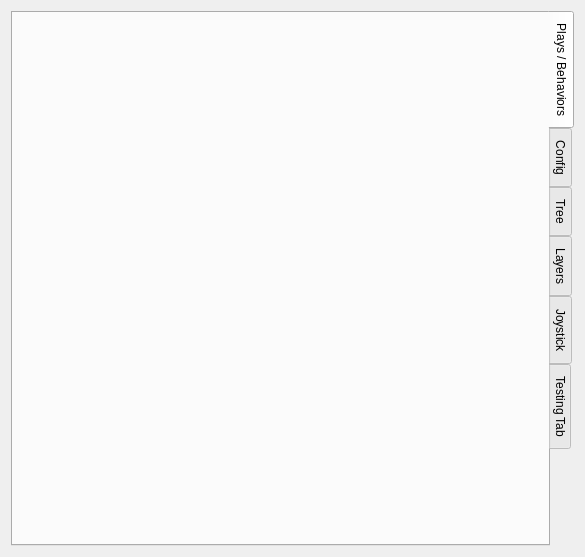
<?xml version="1.0" encoding="UTF-8"?>
<ui version="4.0">
 <class>Form</class>
 <widget class="QWidget" name="Form">
  <property name="geometry">
   <rect>
    <x>0</x>
    <y>0</y>
    <width>585</width>
    <height>557</height>
   </rect>
  </property>
  <property name="windowTitle">
   <string>Form</string>
  </property>
  <layout class="QHBoxLayout" name="horizontalLayout">
   <item>
    <widget class="QTabWidget" name="tabWidget">
     <property name="sizePolicy">
      <sizepolicy hsizetype="Minimum" vsizetype="Expanding">
       <horstretch>0</horstretch>
       <verstretch>0</verstretch>
      </sizepolicy>
     </property>
     <property name="minimumSize">
      <size>
       <width>400</width>
       <height>0</height>
      </size>
     </property>
     <property name="tabPosition">
      <enum>QTabWidget::East</enum>
     </property>
     <property name="currentIndex">
      <number>0</number>
     </property>
     <widget class="QWidget" name="playsBehaviorsTab">
      <property name="sizePolicy">
       <sizepolicy hsizetype="Expanding" vsizetype="Expanding">
        <horstretch>0</horstretch>
        <verstretch>0</verstretch>
       </sizepolicy>
      </property>
      <attribute name="title">
       <string>Plays / Behaviors</string>
      </attribute>
     </widget>
     <widget class="QWidget" name="configTab">
      <property name="sizePolicy">
       <sizepolicy hsizetype="Expanding" vsizetype="Expanding">
        <horstretch>0</horstretch>
        <verstretch>0</verstretch>
       </sizepolicy>
      </property>
      <attribute name="title">
       <string>Config</string>
      </attribute>
     </widget>
     <widget class="QWidget" name="treeTab">
      <property name="sizePolicy">
       <sizepolicy hsizetype="Minimum" vsizetype="Preferred">
        <horstretch>0</horstretch>
        <verstretch>0</verstretch>
       </sizepolicy>
      </property>
      <attribute name="title">
       <string>Tree</string>
      </attribute>
     </widget>
     <widget class="QWidget" name="layerTab">
      <attribute name="title">
       <string>Layers</string>
      </attribute>
     </widget>
     <widget class="QWidget" name="joystickTab">
      <attribute name="title">
       <string>Joystick</string>
      </attribute>
     </widget>
     <widget class="QWidget" name="testingTab">
      <property name="sizePolicy">
       <sizepolicy hsizetype="Expanding" vsizetype="Expanding">
        <horstretch>0</horstretch>
        <verstretch>0</verstretch>
       </sizepolicy>
      </property>
      <attribute name="title">
       <string>Testing Tab</string>
      </attribute>
     </widget>
    </widget>
   </item>
  </layout>
 </widget>
 <resources/>
 <connections/>
</ui>
